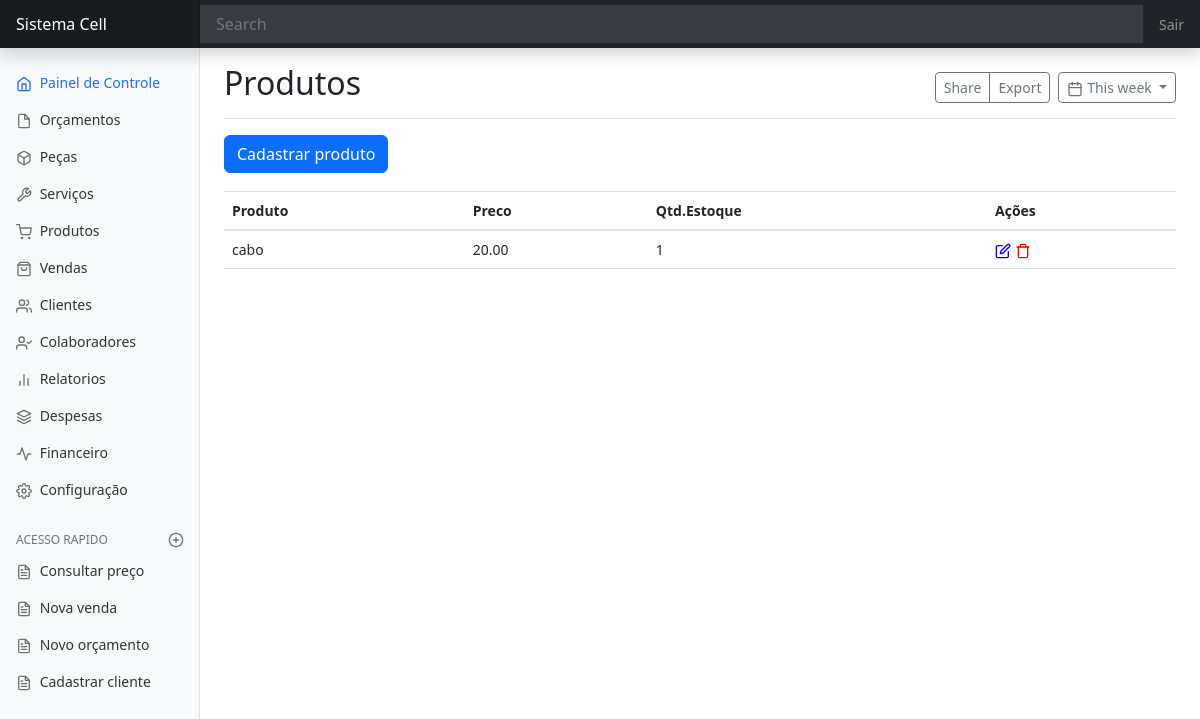
/produtos, run on an earlier commit of the app's database.
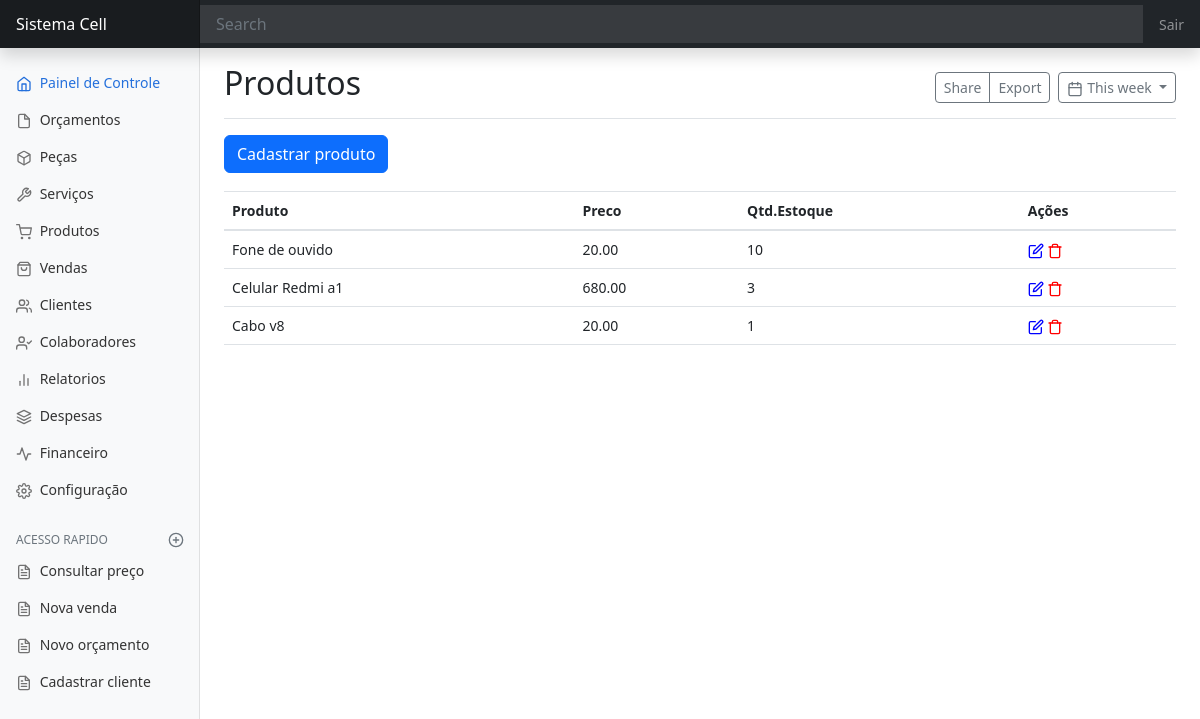
And on a later commit of the database.
### produto/models.py (models this page shows, shortened)
class Produto(models.Model):
    nome = models.CharField(max_length=99)
    quantidade = models.IntegerField()
    preco = models.DecimalField(max_digits=9, decimal_places=2)

### produto/views.py (the view)
# urls.py: path('produtos', ListaProduto.as_view(), name='produtos'),
class ListaProduto(ListView):
    model = Produto
    template_name = 'produto/pagina-inicial-produto.html'

### produto/templates/produto/pagina-inicial-produto.html (shortened to what this page needs)
{% extends 'dashboard/pagina-inicial.html'%}
{% block titulo %}
Produtos
{% endblock titulo %}
{% block conteudo %}
<div>
    <a
            href=""
            class="btn btn-primary"
            data-toggle="modal"
            data-target="#staticBackdrop"
            hx-get="{% url 'criar-produtos' %}"
            hx-target="#adicionar-conteudo"
            hx-swap="innerHTML"> Cadastrar produto</a>
</div>
<div style="padding-top:18px">
    <table id="tabela-produto" class="table">
        <thead>
        <tr>
            <th>Produto</th>
            <th>Preco</th>
            <th>Qtd.Estoque</th>
            <th>Ações</th>
        </tr>
        </thead>
        <tbody id="produto-Tbody">
            {% include "produto/tabela/tabela-produto.html" %}
        </tbody>
    </table>
</div>
{% endblock conteudo %}

### produto/templates/produto/tabela/linhas-tabela-produto.html (shortened to what this page needs)
<tr id="trProduto{{ object.pk }}">
    <td>{{ object.nome }}</td>
    <td>{{ object.preco|default:'---' }}</td>
    <td>{{ object.quantidade }}</td>
    <td>
        <span data-feather="edit"
              style="color: blue;"
              data-toggle="modal"
              data-target="#staticBackdrop"
              hx-get="{% url 'editar-produtos' object.pk %}"
              hx-target="#adicionar-conteudo"></i>
        </span>
        <span
            data-feather="trash"
            style="color:red;"
            hx-get="{% url 'apagar-produtos' object.pk %}"
            hx-confirm="Deseja mesmo apagar {{ object.nome }} ?"
            hx-target="closest tr"
            hx-swap="outerHTML swap:300ms">
        </span>
    </td>
</tr>

What changed in the data, as far as the page shows it:
changed Produto: nome "cabo" → "Fone de ouvido"; quantidade "1" → "10"
added Produto: nome "Celular Redmi a1", preco "680.00", quantidade "3"
added Produto: nome "Cabo v8", preco "20.00", quantidade "1"
